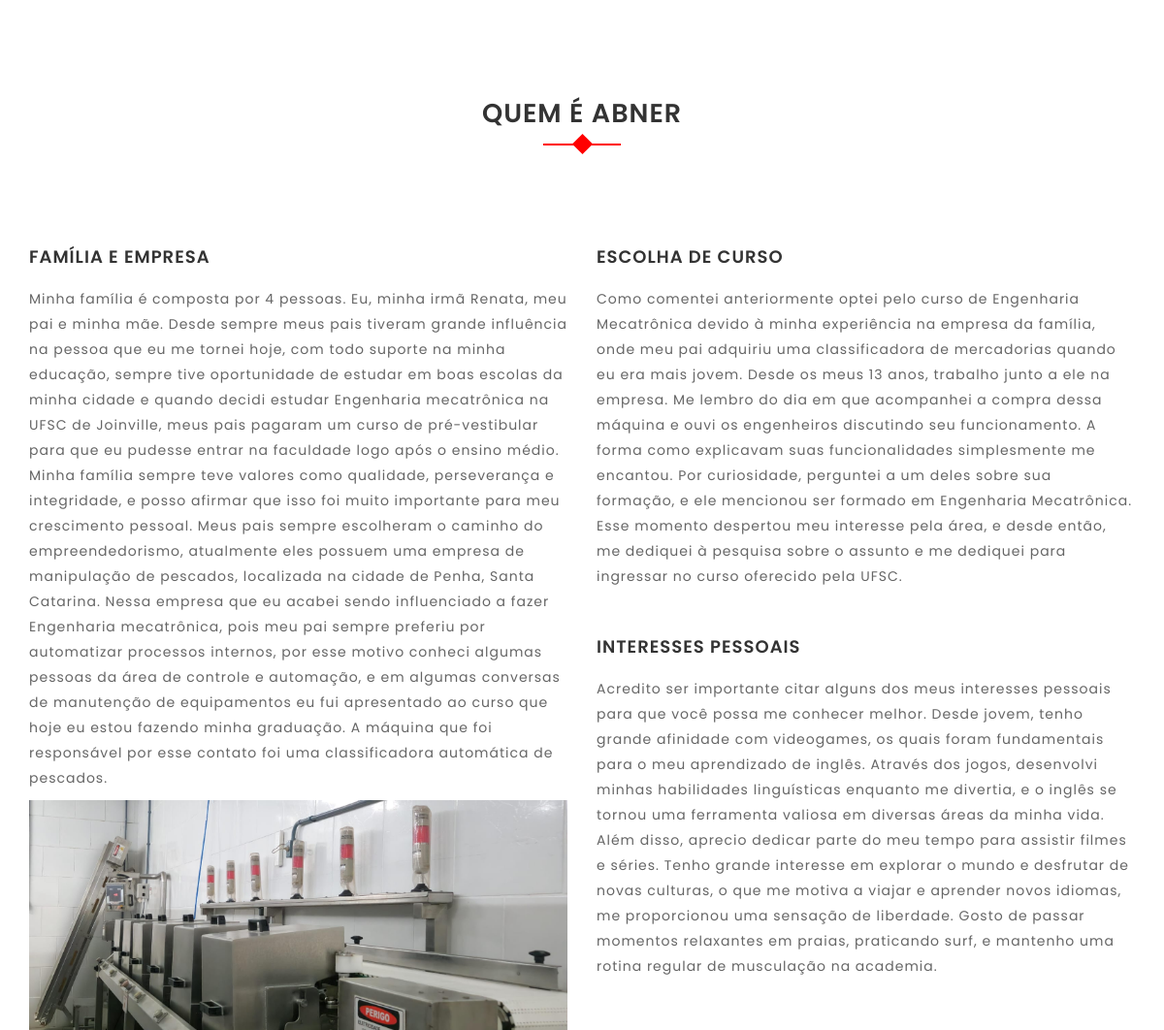
Page /trajetoria_pessoal/ (middle part) on the earlier database version.
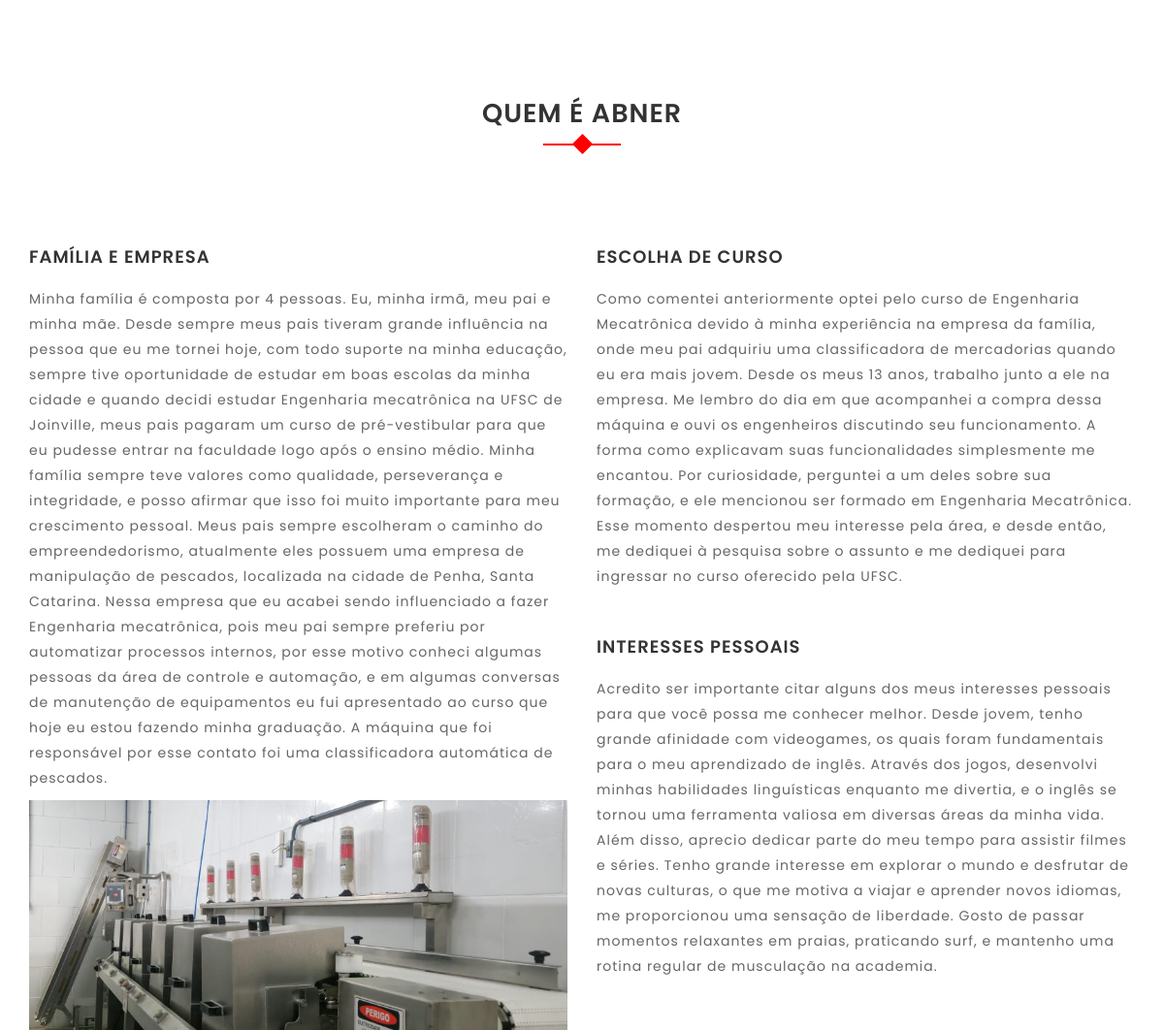
Same page on the later database version.
### core/models.py (models this page shows, shortened)
class trajetoria_pessoal(models.Model):
    name = models.CharField(max_length=100, verbose_name="Nome")
    description = models.TextField(verbose_name="Descrição")
    image = models.ImageField(upload_to="trajetoria_pessoal", blank=True, null=True)
    class Meta:
        verbose_name = "Trajetória Pessoal"
        verbose_name_plural = "Trajetória Pessoal"

### core/views.py (the view)
class TrajetoriaPessoalTemplateView(TemplateView):
    template_name = "trajetoria_pessoal.html"
    def get_context_data(self, **kwargs):
        context = super().get_context_data(**kwargs)
        context["trajetorias"] = trajetoria_pessoal.objects.all()
        return context

### templates/trajetoria_pessoal.html (shortened to what this page needs)
{% extends 'base.html' %}
{% block content %}
    <div id="dados" class="section-padding">
        <div class="container">
            <div class="row">
                <div class="col-md-12">
                    <div class="section-header text-center">
                        <h2>Quem é Abner</h2>
                    </div>
                </div>
            </div>
            <div class="row">
                {% for trajetoria in trajetorias %}
                    <div class="col-md-6 col-sm-6">
                        <div class="single-service wow fadeInDown" data-wow-delay="0.2s">
                            <h2>{{ trajetoria.name }}</h2>
                            <p>{{ trajetoria.description }}</p>
                            {% if trajetoria.image %}
                                <img src="{{ trajetoria.image.url }}" alt="Imagem trajetoria pessoal">
                            {% endif %}
                        </div>
                    </div>
                {% endfor %}
            </div>
        </div>
    </div>
{% endblock %}

Differences in the rows shown:
changed trajetoria_pessoal "FAMÍLIA E EMPRESA": description "…4 pessoas. Eu, minha irmã Renata, meu pai e minha…" → "…4 pessoas. Eu, minha irmã, meu pai e minha…"
